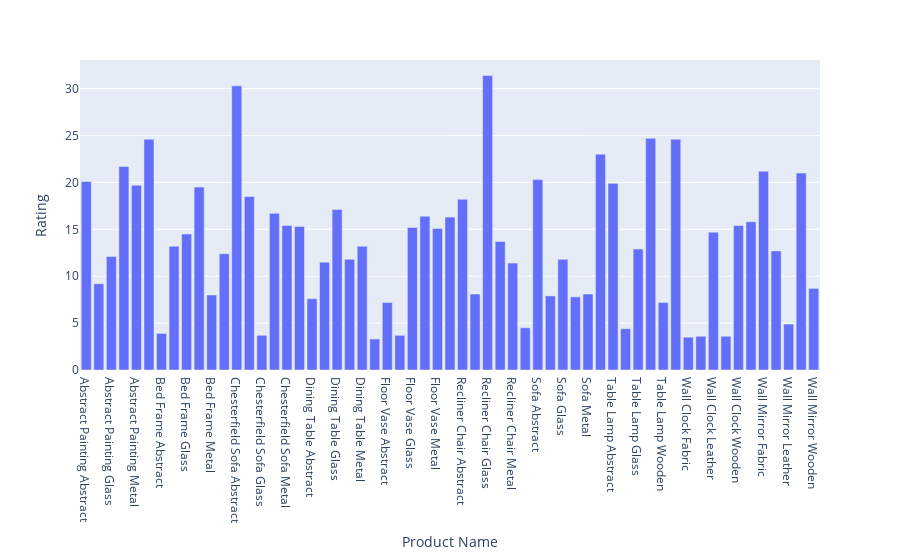

The notebook cell this image was saved under:
### Markdown cell above
##### Insights :
High rated brands are Brustro and Urban Ladder

### Code cell
shop_group = data.groupby('Product Name')['Rating'].sum().reset_index()
fig = px.bar(shop_group , x= 'Product Name',y = 'Rating' )
fig.show()

### Figure 1 — Plotly figure (JSON) as saved in the notebook; plotly's stock layout.template omitted (floating-point values rounded to 4 significant figures)
{"data": [{"alignmentgroup": "True", "hovertemplate": "Product Name=%{x}<br>Rating=%{y}<extra></extra>", "legendgroup": "", "marker": {"color": "#636efa", "pattern": {"shape": ""}}, "name": "", "offsetgroup": "", "orientation": "v", "showlegend": false, "textposition": "auto", "type": "bar", "x": ["Abstract Painting Abstract", "Abstract Painting Fabric", "Abstract Painting Glass", "Abstract Painting Leather", "Abstract Painting Metal", "Abstract Painting Wooden", "Bed Frame Abstract", "Bed Frame Fabric", "Bed Frame Glass", "Bed Frame Leather", "Bed Frame Metal", "Bed Frame Wooden", "Chesterfield Sofa Abstract", "Chesterfield Sofa Fabric", "Chesterfield Sofa Glass", "Chesterfield Sofa Leather", "Chesterfield Sofa Metal", "Chesterfield Sofa Wooden", "Dining Table Abstract", "Dining Table Fabric", "Dining Table Glass", "Dining Table Leather", "Dining Table Metal", "Dining Table Wooden", "Floor Vase Abstract", "Floor Vase Fabric", "Floor Vase Glass", "Floor Vase Leather", "Floor Vase Metal", "Floor Vase Wooden", "Recliner Chair Abstract", "Recliner Chair Fabric", "Recliner Chair Glass", "Recliner Chair Leather", "Recliner Chair Metal", "Recliner Chair Wooden", "Sofa Abstract", "Sofa Fabric", "Sofa Glass", "Sofa Leather", "Sofa Metal", "Sofa Wooden", "Table Lamp Abstract", "Table Lamp Fabric", "Table Lamp Glass", "Table Lamp Metal", "Table Lamp Wooden", "Wall Clock Abstract", "Wall Clock Fabric", "Wall Clock Glass", "Wall Clock Leather", "Wall Clock Metal", "Wall Clock Wooden", "Wall Mirror Abstract", "Wall Mirror Fabric", "Wall Mirror Glass", "Wall Mirror Leather", "Wall Mirror Metal", "Wall Mirror Wooden"], "xaxis": "x", "y": [20.1, 9.2, 12.1, 21.7, 19.7, 24.6, 3.9, 13.2, 14.5, 19.5, 8, 12.4, 30.3, 18.5, 3.7, 16.7, 15.4, 15.3, 7.6, 11.5, 17.1, 11.8, 13.2, 3.3, 7.2, 3.7, 15.2, 16.4, 15.1, 16.3, 18.2, 8.1, 31.4, 13.7, 11.4, 4.5, 20.3, 7.9, 11.8, 7.8, 8.1, 23, 19.9, 4.4, 12.9, 24.7, 7.2, 24.6, 3.5, 3.6, 14.7, 3.6, 15.4, 15.8, 21.2, 12.7, 4.9, 21, 8.7], "yaxis": "y"}], "layout": {"barmode": "relative", "legend": {"tracegroupgap": 0}, "margin": {"t": 60}, "xaxis": {"anchor": "y", "domain": [0, 1], "title": {"text": "Product Name"}}, "yaxis": {"anchor": "x", "domain": [0, 1], "title": {"text": "Rating"}}}}
